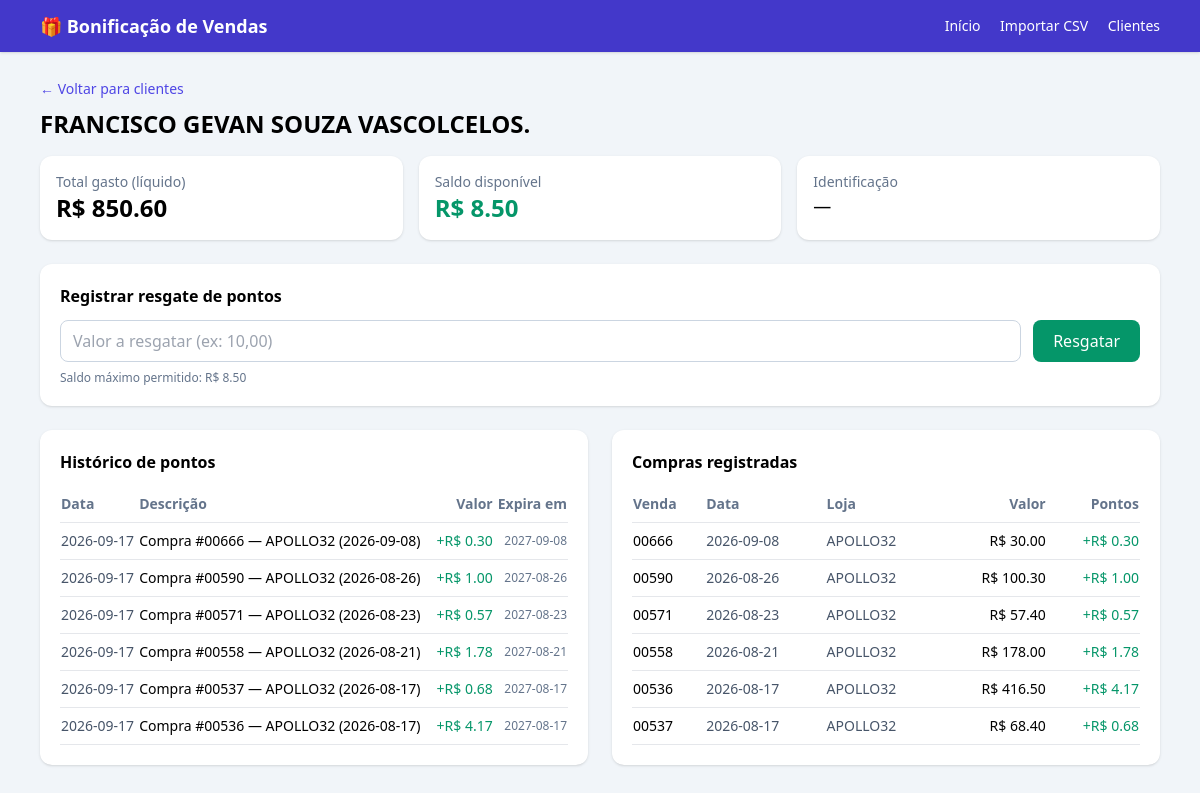
Page /cliente/5 on the committed database.
### tables this page shows
CREATE TABLE clientes (
        id INTEGER PRIMARY KEY AUTOINCREMENT,
        nome TEXT NOT NULL,
        documento TEXT,
        telefone TEXT,
        criado_em TEXT DEFAULT CURRENT_TIMESTAMP
    );

CREATE TABLE movimentos_pontos (
        id INTEGER PRIMARY KEY AUTOINCREMENT,
        cliente_id INTEGER,
        pontos REAL,
        tipo TEXT,
        descricao TEXT,
        data_movimento TEXT DEFAULT CURRENT_TIMESTAMP,
        data_expiracao TEXT,
        venda_id INTEGER,
        FOREIGN KEY(cliente_id) REFERENCES clientes(id)
    );

CREATE TABLE vendas (
        id INTEGER PRIMARY KEY AUTOINCREMENT,
        numero_venda TEXT UNIQUE,
        cliente_id INTEGER,
        cliente_nome TEXT,
        loja TEXT,
        forma_pagamento TEXT,
        valor_bruto REAL,
        desconto REAL,
        valor_liquido REAL,
        data_venda TEXT,
        lote_id INTEGER,
        pontos_gerados REAL,
        FOREIGN KEY(cliente_id) REFERENCES clientes(id),
        FOREIGN KEY(lote_id) REFERENCES lotes_csv(id)
    );

### app.py (the view)
@app.route("/cliente/<int:cid>")
def extrato(cid):
    db = get_db()
    cur = db.cursor()
    cur.execute("SELECT * FROM clientes WHERE id = ?", (cid,))
    cliente = cur.fetchone()
    if not cliente:
        flash("Cliente não encontrado.", "erro")
        return redirect(url_for("clientes"))
    cur.execute("""SELECT * FROM movimentos_pontos
                   WHERE cliente_id = ? ORDER BY id DESC""", (cid,))
    movs = cur.fetchall()
    cur.execute("""SELECT * FROM vendas
                   WHERE cliente_id = ? ORDER BY data_venda DESC""", (cid,))
    vendas = cur.fetchall()
    saldo = calcular_saldo_cliente(db, cid)
    total_gasto = sum(float(v["valor_liquido"] or 0) for v in vendas)
    return render_template("extrato.html",
                           cliente=cliente, movimentos=movs, vendas=vendas,
                           saldo=saldo, total_gasto=total_gasto)

### app.py (called while the page is built)
def get_db():
    if "db" not in g:
        g.db = sqlite3.connect(DB_PATH)
        g.db.row_factory = sqlite3.Row
    return g.db

def calcular_saldo_cliente(db, cliente_id):
    hoje = datetime.now().strftime("%Y-%m-%d")
    cur = db.cursor()
    cur.execute("""
        UPDATE movimentos_pontos
        SET tipo = 'expiracao'
        WHERE cliente_id = ?
          AND tipo = 'credito'
          AND data_expiracao IS NOT NULL
          AND data_expiracao < ?
    """, (cliente_id, hoje))
    db.commit()
    cur.execute("""
        SELECT COALESCE(SUM(
            CASE WHEN tipo = 'credito' THEN pontos
                 WHEN tipo IN ('resgate','expiracao') THEN -ABS(pontos)
                 ELSE 0 END
        ), 0) AS saldo
        FROM movimentos_pontos
        WHERE cliente_id = ?
    """, (cliente_id,))
    return float(cur.fetchone()["saldo"] or 0)

### templates/extrato.html
{% extends "base.html" %}
{% block content %}
<a href="{{ url_for('clientes') }}" class="text-indigo-600 text-sm">← Voltar para clientes</a>
<h1 class="text-2xl font-bold mt-2 mb-4">{{ cliente['nome'] }}</h1>
<div class="grid grid-cols-1 sm:grid-cols-3 gap-4 mb-6">
  <div class="bg-white rounded-xl shadow p-4">
    <div class="text-sm text-slate-500">Total gasto (líquido)</div>
    <div class="text-2xl font-bold">R$ {{ '%.2f'|format(total_gasto) }}</div>
  </div>
  <div class="bg-white rounded-xl shadow p-4">
    <div class="text-sm text-slate-500">Saldo disponível</div>
    <div class="text-2xl font-bold text-emerald-600">R$ {{ '%.2f'|format(saldo) }}</div>
  </div>
  <div class="bg-white rounded-xl shadow p-4">
    <div class="text-sm text-slate-500">Identificação</div>
    <div class="text-lg">{{ cliente['documento'] or '—' }}</div>
  </div>
</div>
<div class="bg-white rounded-xl shadow p-5 mb-6">
  <h2 class="font-bold mb-3">Registrar resgate de pontos</h2>
  <form method="post" action="{{ url_for('resgatar', cid=cliente['id']) }}" class="flex gap-3">
    <input type="text" name="valor" placeholder="Valor a resgatar (ex: 10,00)"
           class="border border-slate-300 rounded-lg px-3 py-2 flex-1">
    <button class="bg-emerald-600 text-white px-5 py-2 rounded-lg hover:bg-emerald-700">
      Resgatar
    </button>
  </form>
  <p class="text-xs text-slate-500 mt-2">Saldo máximo permitido: R$ {{ '%.2f'|format(saldo) }}</p>
</div>
<div class="grid grid-cols-1 lg:grid-cols-2 gap-6">
  <div class="bg-white rounded-xl shadow p-5">
    <h2 class="font-bold mb-3">Histórico de pontos</h2>
    <div class="max-h-96 overflow-y-auto">
      <table class="w-full text-sm">
        <thead class="text-slate-500 border-b sticky top-0 bg-white">
          <tr>
            <th class="text-left py-2">Data</th>
            <th class="text-left">Descrição</th>
            <th class="text-right">Valor</th>
            <th class="text-right">Expira em</th>
          </tr>
        </thead>
        <tbody>
          {% for m in movimentos %}
          <tr class="border-b">
            <td class="py-2 text-slate-600">{{ m['data_movimento'][:10] }}</td>
            <td>{{ m['descricao'] }}</td>
            <td class="text-right font-medium
                       {% if m['tipo'] == 'credito' %}text-emerald-600
                       {% else %}text-red-600{% endif %}">
              {% if m['tipo'] == 'credito' %}+{% else %}−{% endif %}R$ {{ '%.2f'|format(m['pontos']) }}
            </td>
            <td class="text-right text-slate-500 text-xs">{{ m['data_expiracao'] or '—' }}</td>
          </tr>
          {% else %}
          <tr><td colspan="4" class="text-center py-4 text-slate-400">Sem movimentos.</td></tr>
          {% endfor %}
        </tbody>
      </table>
    </div>
  </div>
  <div class="bg-white rounded-xl shadow p-5">
    <h2 class="font-bold mb-3">Compras registradas</h2>
    <div class="max-h-96 overflow-y-auto">
      <table class="w-full text-sm">
        <thead class="text-slate-500 border-b sticky top-0 bg-white">
          <tr>
            <th class="text-left py-2">Venda</th>
            <th class="text-left">Data</th>
            <th class="text-left">Loja</th>
            <th class="text-right">Valor</th>
            <th class="text-right">Pontos</th>
          </tr>
        </thead>
        <tbody>
          {% for v in vendas %}
          <tr class="border-b">
            <td class="py-2">{{ v['numero_venda'] }}</td>
            <td class="text-slate-600">{{ v['data_venda'] }}</td>
            <td class="text-slate-600">{{ v['loja'] }}</td>
            <td class="text-right">R$ {{ '%.2f'|format(v['valor_liquido']) }}</td>
            <td class="text-right text-emerald-600">+R$ {{ '%.2f'|format(v['pontos_gerados']) }}</td>
          </tr>
          {% else %}
          <tr><td colspan="5" class="text-center py-4 text-slate-400">Sem compras.</td></tr>
          {% endfor %}
        </tbody>
      </table>
    </div>
  </div>
</div>
{% endblock %}

### rows in the picture
clientes: nome "FRANCISCO GEVAN SOUZA VASCOLCELOS."
movimentos_pontos: data_movimento "2026-09-17", descricao "Compra #00666 — APOLLO32 (2026-09-08)", pontos "0.30", data_expiracao "2027-09-08"
movimentos_pontos: data_movimento "2026-09-17", descricao "Compra #00590 — APOLLO32 (2026-08-26)", pontos "1.00", data_expiracao "2027-08-26"
movimentos_pontos: data_movimento "2026-09-17", descricao "Compra #00571 — APOLLO32 (2026-08-23)", pontos "0.57", data_expiracao "2027-08-23"
movimentos_pontos: data_movimento "2026-09-17", descricao "Compra #00558 — APOLLO32 (2026-08-21)", pontos "1.78", data_expiracao "2027-08-21"
movimentos_pontos: data_movimento "2026-09-17", descricao "Compra #00537 — APOLLO32 (2026-08-17)", pontos "0.68", data_expiracao "2027-08-17"
movimentos_pontos: data_movimento "2026-09-17", descricao "Compra #00536 — APOLLO32 (2026-08-17)", pontos "4.17", data_expiracao "2027-08-17"
vendas: numero_venda "00666", data_venda "2026-09-08", loja "APOLLO32", valor_liquido "30.00", pontos_gerados "0.30"
vendas: numero_venda "00590", data_venda "2026-08-26", loja "APOLLO32", valor_liquido "100.30", pontos_gerados "1.00"
vendas: numero_venda "00571", data_venda "2026-08-23", loja "APOLLO32", valor_liquido "57.40", pontos_gerados "0.57"
vendas: numero_venda "00558", data_venda "2026-08-21", loja "APOLLO32", valor_liquido "178.00", pontos_gerados "1.78"
vendas: numero_venda "00536", data_venda "2026-08-17", loja "APOLLO32", valor_liquido "416.50", pontos_gerados "4.17"
vendas: numero_venda "00537", data_venda "2026-08-17", loja "APOLLO32", valor_liquido "68.40", pontos_gerados "0.68"

### other values in the picture
{{ '%.2f'|format(total_gasto) }} "850.60"
{{ '%.2f'|format(saldo) }} "8.50"
{{ cliente['documento'] or '—' }} "—"
